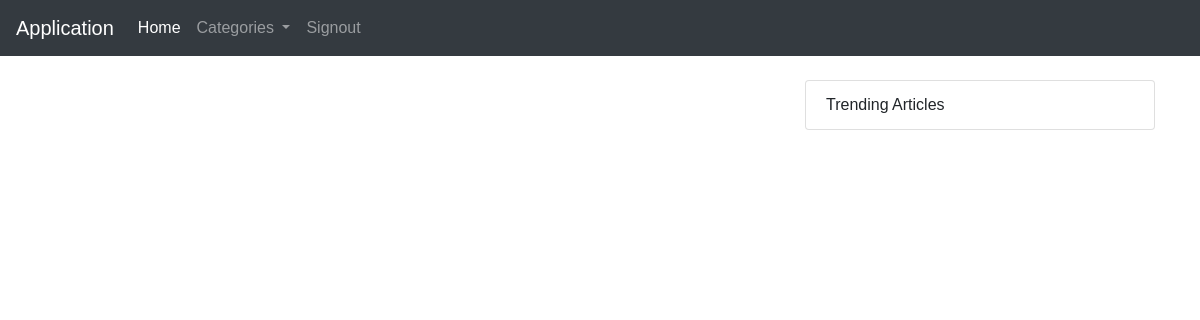
Page / (signed in) on the earlier database version.
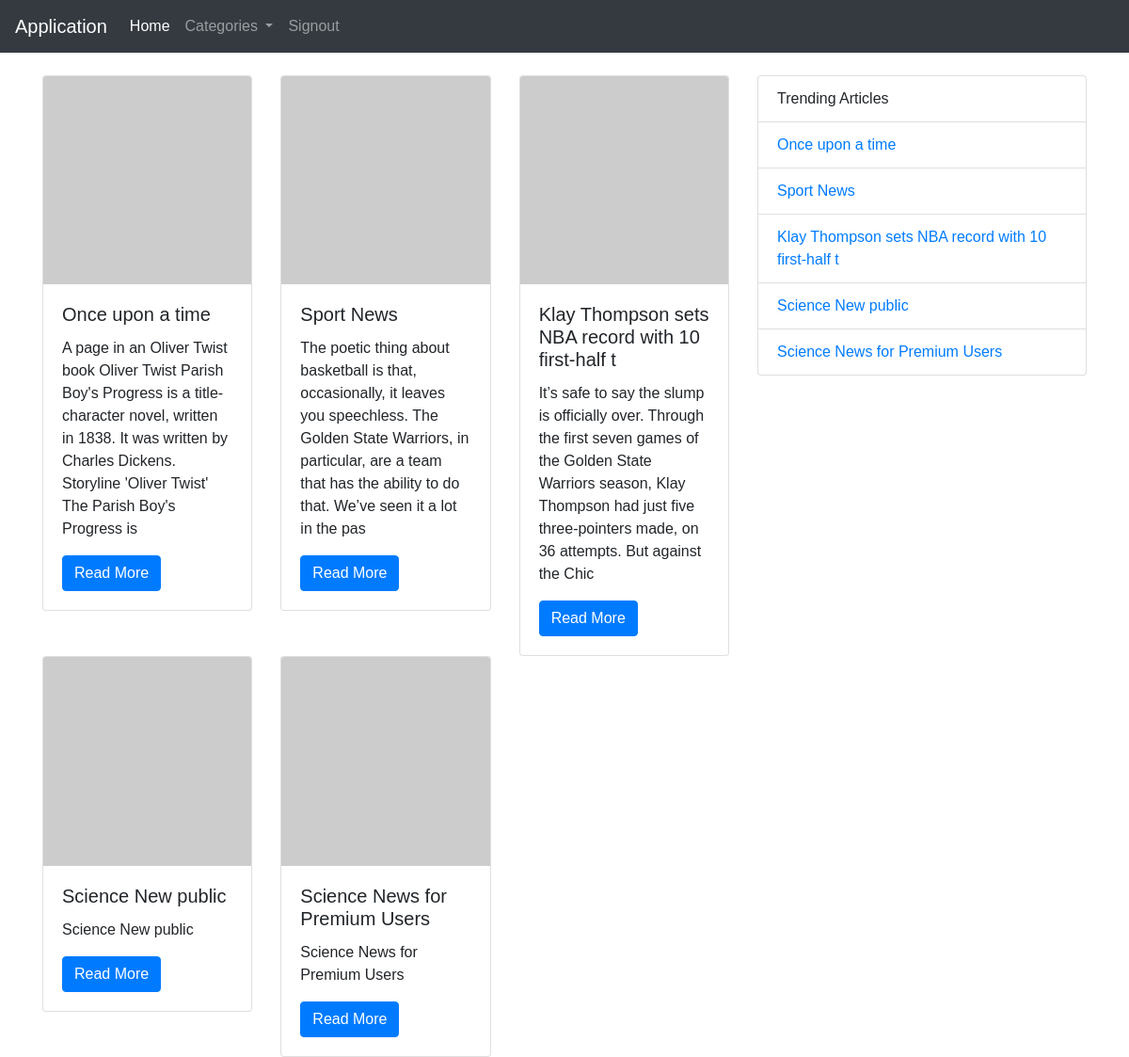
Same page on the later database version.
### news/models.py (models this page shows, shortened)
class News(models.Model):
    id = models.AutoField(primary_key=True)
    title = models.CharField(null=True, max_length = 50)
    content = models.CharField(max_length=5000)
    publish_date = models.DateTimeField('date published')
    views = models.IntegerField(default=0)
    likes = models.IntegerField(default=0)
    category = models.ForeignKey(Category, null=True, on_delete=models.SET_NULL)
    content_type = models.ForeignKey(ContentType, null=True, on_delete=models.SET_NULL)

### news/views.py (the view, shortened to what this page needs)
# urls.py: 2. Add a URL to urlpatterns:  path('', views.home, name='home')
def home(request):
    if request.user.is_authenticated:
        categories = CategoryService().getAll()
        news = NewsService().getAll()
        context = {
            "categories":categories,
            "news":getPreviewNews(news),
            "trend":getPreviewNews(news)
        }
        return render(request, 'dashboard.html', context)

### news/models.py (called while the page is built)
    def __str__(self):
        return self.name

### news/service/news_service.py (called while the page is built)
    def getAll(self):
        try:
            news = News.objects.all()
        except news.DoesNotExist:
            raise Http404("News does not exist")
        return news

    def getAll(self):
        try:
            categories = Category.objects.all()
        except categories.DoesNotExist:
            raise Http404("Category does not exist")
        return categories

### news/views.py (called while the page is built)
def getPreviewNews(news):
    for item in news:
        item.content = item.content[0:200]
    return news

### news/template/dashboard.html
{% extends "base.html" %}
{% block navbar %}
{% include "logged-nav.html" %}
{% endblock %}
{% block content %}
        <div class="row">
            <div class="col-md-8">
                <div class="row">
                    {% for item in news %}
                    <div class="col-md-4">
                        <div class="card">
                            <img class="card-img-top" src="https://via.placeholder.com/150" alt="Card image cap">
                            <div class="card-body">
                            <h5 class="card-title">{{item.title}}</h5>
                            <p class="card-text">{{item.content}}</p>
                            <a href="{% url 'news-detail' item.id%}" class="btn btn-primary">Read More</a>
                            </div>
                        </div>
                    </div>
                    {% endfor %}
                </div>
            </div>
            <div class="col-md-4">
                <ul class="list-group">
                    <li class="list-group-item">Trending Articles</li>
                    {% for item in trend %}
                    <li class="list-group-item"><a href="{% url 'news-detail' item.id%} ">{{item.title}}</a></li>
                    {% endfor %}
                </ul>
            </div>
        </div>
{% endblock %}

### news/template/base.html (shortened to what this page needs)
{% load static %}
<html>
    <head>
        <link rel="stylesheet" href="https://stackpath.bootstrapcdn.com/bootstrap/4.1.3/css/bootstrap.min.css">
        <link rel="stylesheet" href="{% static 'css/news.css' %}">
    </head>
    <body>
        <div class="page-header">
            {% block navbar %}{% endblock %}
        </div>
        <div class="content container">
            {% block content %}
            {% endblock %}
        </div>
    </body>
</html>

### news/template/logged-nav.html (shortened to what this page needs)
<nav class="navbar navbar-expand-md navbar-dark bg-dark mb-4">
<a class="navbar-brand" href="/">Application</a>
<div class="collapse navbar-collapse" id="navbarCollapse">
    <ul class="navbar-nav mr-auto">
    <li class="nav-item active">
        <a class="nav-link" href={% url 'home' %}>Home <span class="sr-only">(current)</span></a>
    </li>
    <li class="nav-item dropdown">
        <a class="nav-link dropdown-toggle" href="#" id="navbardrop" data-toggle="dropdown">
            Categories
        </a>
    </li>
    <li class="nav-item">
        <a class="nav-link" href={% url 'logout' %}>Signout</a>
    </li>
    </ul>
</div>
</nav>

### news/static/css/news.css (style rules this page uses)
body { margin: 0; padding: 0; font-family: sans-serif; }

Differences in the rows shown:
added News: title "Once upon a time", content "A page in an Oliver Twist book Oliver Twist Parish Boy's Progress is a title-character novel, written in 1838. It was written by Charles Dickens. Storyline 'Oliver Twist' The Parish Boy's Progress is"
added News: title "Sport News", content "The poetic thing about basketball is that, occasionally, it leaves you speechless. The Golden State Warriors, in particular, are a team that has the ability to do that. We’ve seen it a lot in the pas"
added News: title "Klay Thompson sets NBA record with 10 first-half t", content "It’s safe to say the slump is officially over. Through the first seven games of the Golden State Warriors season, Klay Thompson had just five three-pointers made, on 36 attempts. But against the Chic"
added News: title "Science New public", content "Science New public"
added News: title "Science News for Premium Users", content "Science News for Premium Users"
